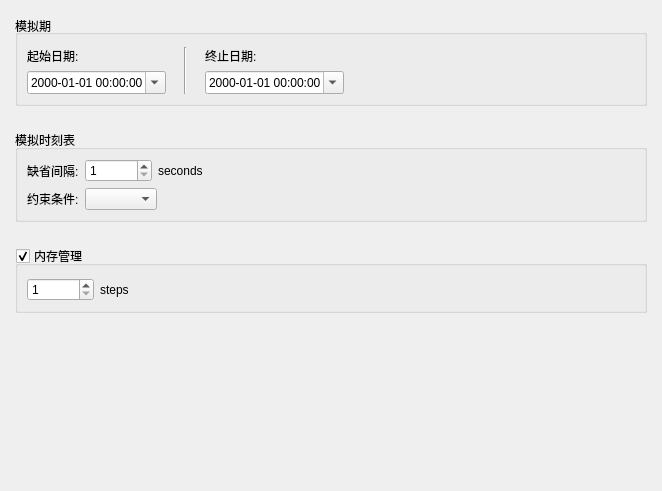
<?xml version="1.0" encoding="UTF-8"?>
<ui version="4.0">
 <class>RunConfigurationWidget</class>
 <widget class="QWidget" name="RunConfigurationWidget">
  <property name="geometry">
   <rect>
    <x>0</x>
    <y>0</y>
    <width>662</width>
    <height>491</height>
   </rect>
  </property>
  <property name="windowTitle">
   <string notr="true"/>
  </property>
  <layout class="QVBoxLayout" name="verticalLayout">
   <property name="spacing">
    <number>24</number>
   </property>
   <property name="leftMargin">
    <number>15</number>
   </property>
   <property name="topMargin">
    <number>15</number>
   </property>
   <property name="rightMargin">
    <number>15</number>
   </property>
   <property name="bottomMargin">
    <number>15</number>
   </property>
   <item>
    <widget class="QGroupBox" name="groupBox">
     <property name="title">
      <string>模拟期</string>
     </property>
     <property name="alignment">
      <set>Qt::AlignLeading|Qt::AlignLeft|Qt::AlignVCenter</set>
     </property>
     <property name="flat">
      <bool>false</bool>
     </property>
     <property name="checkable">
      <bool>false</bool>
     </property>
     <layout class="QGridLayout" name="gridLayout">
      <property name="topMargin">
       <number>12</number>
      </property>
      <property name="horizontalSpacing">
       <number>18</number>
      </property>
      <property name="verticalSpacing">
       <number>6</number>
      </property>
      <item row="0" column="4">
       <widget class="QLabel" name="label_2">
        <property name="text">
         <string>终止日期:</string>
        </property>
       </widget>
      </item>
      <item row="1" column="4">
       <widget class="QDateTimeEdit" name="EndDateTimeEdit">
        <property name="displayFormat">
         <string notr="true">yyyy-MM-dd HH:mm:ss</string>
        </property>
        <property name="calendarPopup">
         <bool>true</bool>
        </property>
       </widget>
      </item>
      <item row="1" column="0">
       <widget class="QDateTimeEdit" name="BeginDateTimeEdit">
        <property name="displayFormat">
         <string notr="true">yyyy-MM-dd HH:mm:ss</string>
        </property>
        <property name="calendarPopup">
         <bool>true</bool>
        </property>
       </widget>
      </item>
      <item row="0" column="0">
       <widget class="QLabel" name="label">
        <property name="sizePolicy">
         <sizepolicy hsizetype="Preferred" vsizetype="Maximum">
          <horstretch>0</horstretch>
          <verstretch>0</verstretch>
         </sizepolicy>
        </property>
        <property name="text">
         <string>起始日期:</string>
        </property>
       </widget>
      </item>
      <item row="0" column="2" rowspan="2">
       <widget class="QFrame" name="frame">
        <property name="frameShape">
         <enum>QFrame::VLine</enum>
        </property>
        <property name="frameShadow">
         <enum>QFrame::Sunken</enum>
        </property>
       </widget>
      </item>
      <item row="0" column="5" rowspan="2">
       <spacer name="horizontalSpacer">
        <property name="orientation">
         <enum>Qt::Horizontal</enum>
        </property>
        <property name="sizeHint" stdset="0">
         <size>
          <width>40</width>
          <height>20</height>
         </size>
        </property>
       </spacer>
      </item>
     </layout>
    </widget>
   </item>
   <item>
    <widget class="QGroupBox" name="groupBox_2">
     <property name="title">
      <string>模拟时刻表</string>
     </property>
     <layout class="QVBoxLayout" name="verticalLayout_2">
      <item>
       <layout class="QHBoxLayout" name="horizontalLayout_2">
        <item>
         <widget class="QLabel" name="label_3">
          <property name="sizePolicy">
           <sizepolicy hsizetype="Maximum" vsizetype="Preferred">
            <horstretch>0</horstretch>
            <verstretch>0</verstretch>
           </sizepolicy>
          </property>
          <property name="text">
           <string>缺省间隔:</string>
          </property>
         </widget>
        </item>
        <item>
         <widget class="QSpinBox" name="DeltaTSpinBox">
          <property name="sizePolicy">
           <sizepolicy hsizetype="Maximum" vsizetype="Fixed">
            <horstretch>0</horstretch>
            <verstretch>0</verstretch>
           </sizepolicy>
          </property>
          <property name="minimum">
           <number>1</number>
          </property>
          <property name="maximum">
           <number>2147483647</number>
          </property>
         </widget>
        </item>
        <item>
         <widget class="QLabel" name="label_4">
          <property name="text">
           <string>seconds</string>
          </property>
         </widget>
        </item>
        <item>
         <spacer name="horizontalSpacer_4">
          <property name="orientation">
           <enum>Qt::Horizontal</enum>
          </property>
          <property name="sizeHint" stdset="0">
           <size>
            <width>40</width>
            <height>20</height>
           </size>
          </property>
         </spacer>
        </item>
       </layout>
      </item>
      <item>
       <layout class="QHBoxLayout" name="horizontalLayout_3">
        <item>
         <widget class="QLabel" name="label_5">
          <property name="sizePolicy">
           <sizepolicy hsizetype="Maximum" vsizetype="Preferred">
            <horstretch>0</horstretch>
            <verstretch>0</verstretch>
           </sizepolicy>
          </property>
          <property name="text">
           <string>约束条件:</string>
          </property>
         </widget>
        </item>
        <item>
         <widget class="QComboBox" name="ConstraintComboBox"/>
        </item>
        <item>
         <spacer name="horizontalSpacer_2">
          <property name="orientation">
           <enum>Qt::Horizontal</enum>
          </property>
          <property name="sizeHint" stdset="0">
           <size>
            <width>40</width>
            <height>20</height>
           </size>
          </property>
         </spacer>
        </item>
       </layout>
      </item>
     </layout>
    </widget>
   </item>
   <item>
    <widget class="QGroupBox" name="MemoryGroupBox">
     <property name="title">
      <string>内存管理</string>
     </property>
     <property name="checkable">
      <bool>true</bool>
     </property>
     <layout class="QHBoxLayout" name="horizontalLayout">
      <property name="topMargin">
       <number>12</number>
      </property>
      <item>
       <widget class="QSpinBox" name="MemoryStepsSpinBox">
        <property name="minimum">
         <number>1</number>
        </property>
        <property name="maximum">
         <number>2147483647</number>
        </property>
       </widget>
      </item>
      <item>
       <widget class="QLabel" name="label_6">
        <property name="text">
         <string>steps</string>
        </property>
       </widget>
      </item>
      <item>
       <spacer name="horizontalSpacer_3">
        <property name="orientation">
         <enum>Qt::Horizontal</enum>
        </property>
        <property name="sizeHint" stdset="0">
         <size>
          <width>40</width>
          <height>20</height>
         </size>
        </property>
       </spacer>
      </item>
     </layout>
    </widget>
   </item>
   <item>
    <spacer name="verticalSpacer">
     <property name="orientation">
      <enum>Qt::Vertical</enum>
     </property>
     <property name="sizeHint" stdset="0">
      <size>
       <width>20</width>
       <height>40</height>
      </size>
     </property>
    </spacer>
   </item>
  </layout>
 </widget>
 <resources/>
 <connections/>
</ui>
